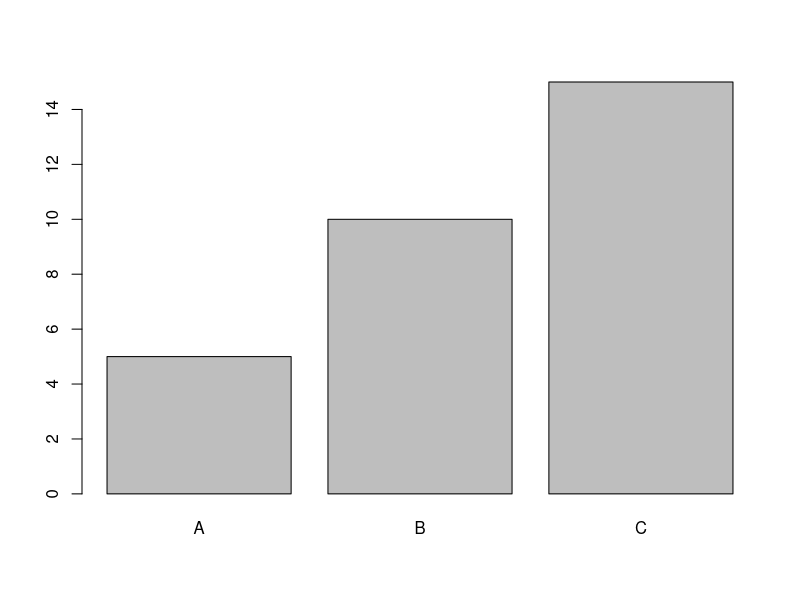
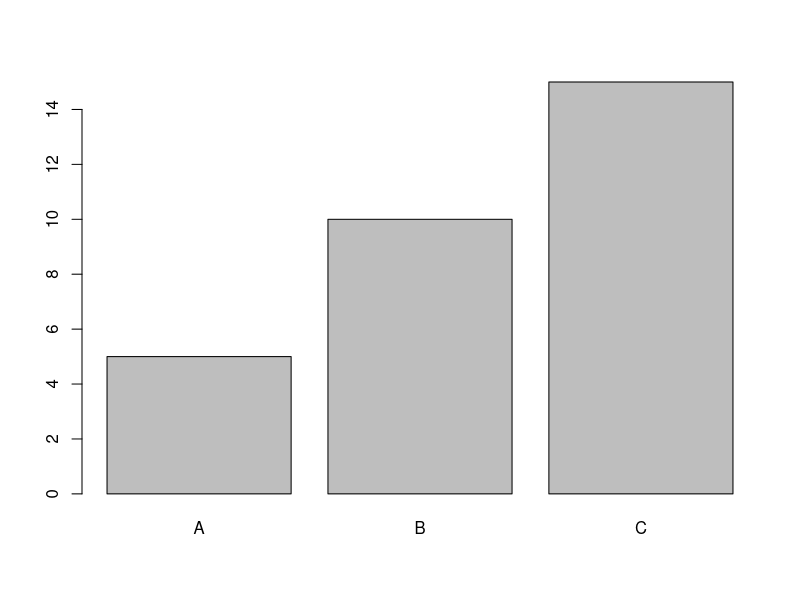

Source code (R) for these figures, in order:
## ---- chunk 1
getwd()
## ---- chunk 2
name <- 'Cali'
cat(name)
## ---- chunk 3
values <- c(5, 10, 15)
labels <- c("A", "B", "C")
barplot(values, names.arg = labels)
## ---- chunk 4
values <- c(5, 10, 15)
labels <- c("A", "B", "C")
barplot(values, names.arg = labels)
